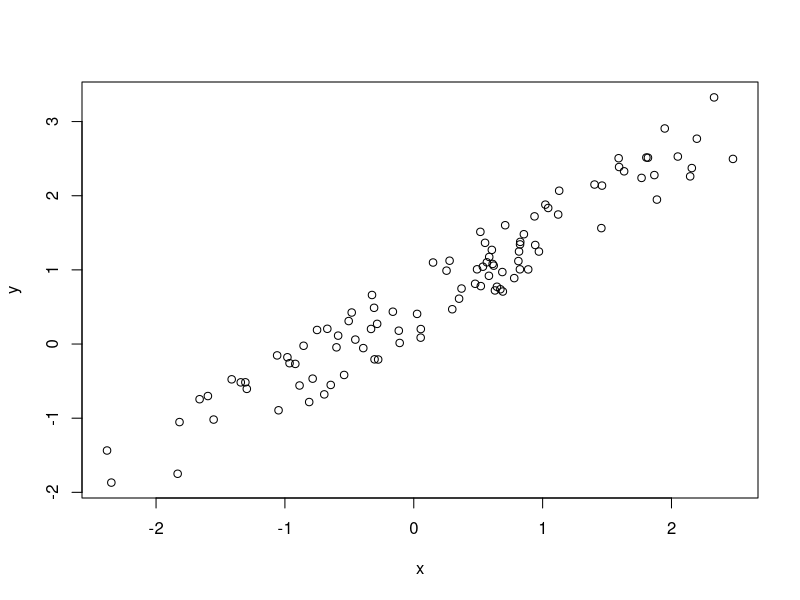

Here is the R script that generated this plot:
# Lin koeficijent konkordancije ---
set.seed(seed = 12345)
x <- rnorm(n = 100, mean = 0, sd = 1)
y <- x + runif(n = 100, min = 0, max = 1)
plot(x, y)

lin.ccc <- function(x, y) {
    cov.xy <- cov(x, y)
    var.x <- var(x)
    var.y <- var(y)
    mean.x <- mean(x)
    mean.y <- mean(y)
    2*cov.xy / (var.x + var.y + (mean.x - mean.y)^2)
    }

lin.ccc(x, y)
cor.test(x, y, method = "spearman")